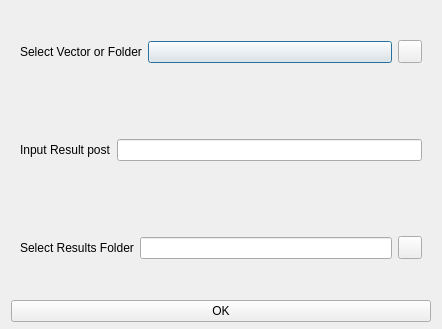
<?xml version="1.0" encoding="UTF-8"?>
<ui version="4.0">
 <class>shpFixGeoDialog</class>
 <widget class="QDialog" name="shpFixGeoDialog">
  <property name="geometry">
   <rect>
    <x>0</x>
    <y>0</y>
    <width>442</width>
    <height>329</height>
   </rect>
  </property>
  <property name="windowTitle">
   <string>Vector Fix Geo Parameter Settings</string>
  </property>
  <layout class="QVBoxLayout" name="verticalLayout">
   <property name="spacing">
    <number>6</number>
   </property>
   <property name="topMargin">
    <number>6</number>
   </property>
   <property name="bottomMargin">
    <number>7</number>
   </property>
   <item>
    <widget class="CardWidget" name="CardWidget_4">
     <property name="layoutDirection">
      <enum>Qt::LeftToRight</enum>
     </property>
     <layout class="QHBoxLayout" name="horizontalLayout_5">
      <item>
       <widget class="BodyLabel" name="BodyLabel">
        <property name="text">
         <string>Select Vector or Folder</string>
        </property>
       </widget>
      </item>
      <item>
       <widget class="ComboBox" name="inputComboBox">
        <property name="sizePolicy">
         <sizepolicy hsizetype="Expanding" vsizetype="Fixed">
          <horstretch>0</horstretch>
          <verstretch>0</verstretch>
         </sizepolicy>
        </property>
       </widget>
      </item>
      <item>
       <widget class="ToolButton" name="selectInputFilePB"/>
      </item>
     </layout>
    </widget>
   </item>
   <item>
    <widget class="CardWidget" name="CardWidget_3">
     <layout class="QHBoxLayout" name="horizontalLayout_4">
      <item>
       <widget class="BodyLabel" name="BodyLabel_3">
        <property name="text">
         <string>Input Result post</string>
        </property>
       </widget>
      </item>
      <item>
       <widget class="LineEdit" name="postNameLE"/>
      </item>
     </layout>
    </widget>
   </item>
   <item>
    <widget class="CardWidget" name="CardWidget">
     <property name="layoutDirection">
      <enum>Qt::LeftToRight</enum>
     </property>
     <layout class="QHBoxLayout" name="horizontalLayout">
      <item>
       <widget class="BodyLabel" name="BodyLabel_4">
        <property name="text">
         <string>Select Results Folder</string>
        </property>
       </widget>
      </item>
      <item>
       <widget class="LineEdit" name="resLE"/>
      </item>
      <item>
       <widget class="ToolButton" name="selectSaveFilePB"/>
      </item>
     </layout>
    </widget>
   </item>
   <item>
    <widget class="PushButton" name="runPB">
     <property name="text">
      <string>OK</string>
     </property>
    </widget>
   </item>
  </layout>
 </widget>
 <customwidgets>
  <customwidget>
   <class>ComboBox</class>
   <extends>QPushButton</extends>
   <header>qfluentwidgets</header>
  </customwidget>
  <customwidget>
   <class>PushButton</class>
   <extends>QPushButton</extends>
   <header>qfluentwidgets</header>
  </customwidget>
  <customwidget>
   <class>ToolButton</class>
   <extends>QToolButton</extends>
   <header>qfluentwidgets</header>
  </customwidget>
  <customwidget>
   <class>CardWidget</class>
   <extends>QFrame</extends>
   <header>qfluentwidgets</header>
   <container>1</container>
  </customwidget>
  <customwidget>
   <class>BodyLabel</class>
   <extends>QLabel</extends>
   <header>qfluentwidgets</header>
  </customwidget>
  <customwidget>
   <class>LineEdit</class>
   <extends>QLineEdit</extends>
   <header>qfluentwidgets</header>
  </customwidget>
 </customwidgets>
 <resources/>
 <connections/>
</ui>
